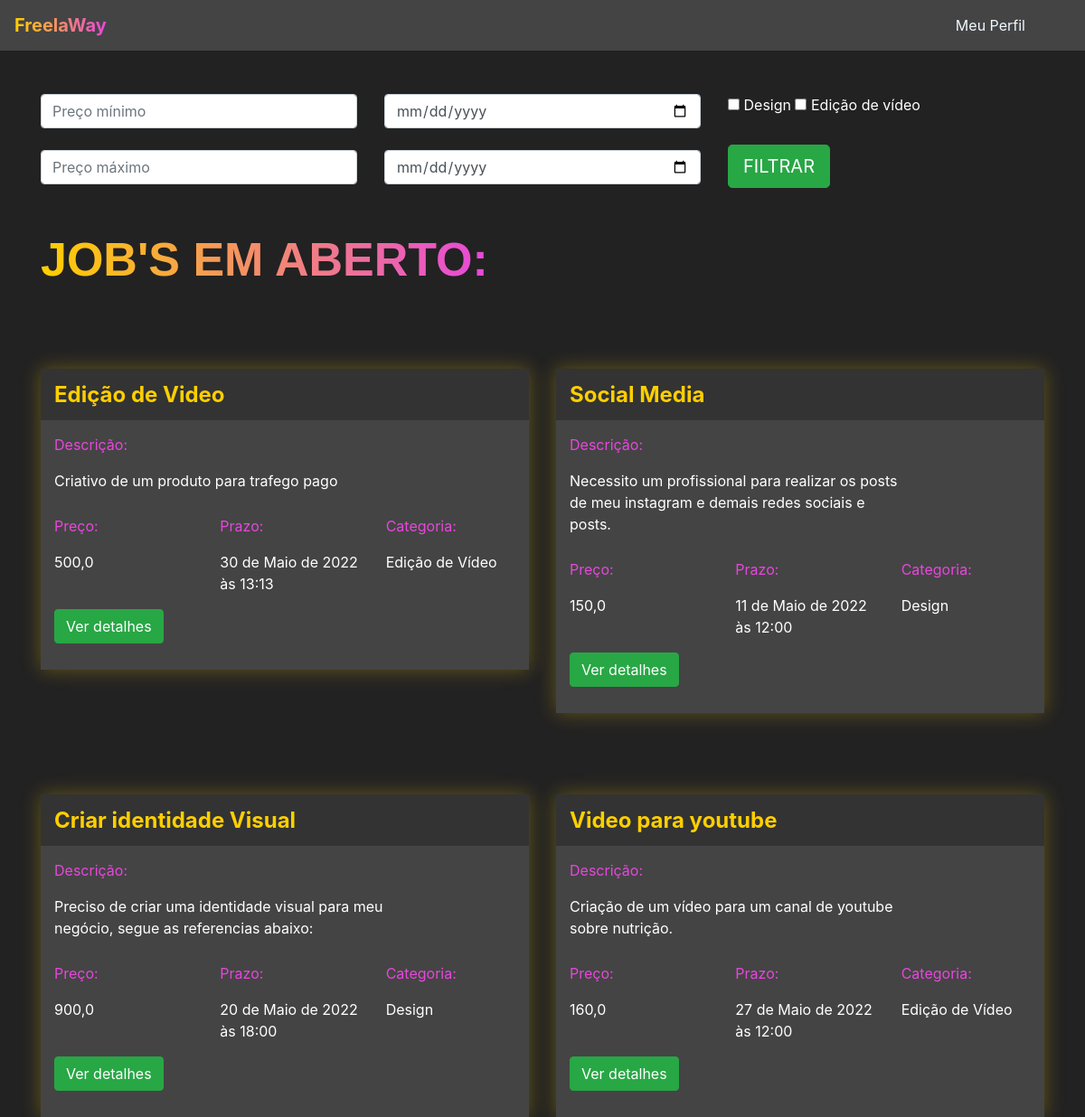
/jobs/encontrar_jobs/ (signed in), run on the app's committed database.
### jobs/models.py (models this page shows, shortened)
class Jobs(models.Model):
    categoria_choices = (('D', 'Design'),
                         ('EV', 'Edição de Vídeo'))
    status_choices = (('C', 'Em criação'),
                      ('AA', 'Aguardando aprovação'),
                      ('F', 'Finalizado'))
    titulo = models.CharField(max_length=200)
    descricao = models.TextField()
    categoria = models.CharField(max_length=2, choices=categoria_choices, default="D")
    prazo_entrega = models.DateTimeField()
    preco = models.FloatField()
    referencias = models.ManyToManyField(Referencias)
    profissional = models.ForeignKey(User, on_delete=models.DO_NOTHING, null=True, blank=True)
    reservado = models.BooleanField(default=False)
    status = models.CharField(max_length=2, choices= status_choices, default='C')
    arquivo_final = models.FileField(null=True, blank=True)

### jobs/views.py (the view)
# urls.py: path('encontrar_jobs/', views.encontrar_jobs, name="encontrar_jobs"),
@login_required(login_url='/auth/login')
def encontrar_jobs(request):
    if request.method =="GET":
        preco_minimo = request.GET.get('preco_minimo')
        preco_maximo = request.GET.get('preco_maximo')
        prazo_minimo = request.GET.get('prazo_minimo')
        prazo_maximo = request.GET.get('prazo_maximo')
        categoria = request.GET.getlist('categoria')
        if preco_minimo or preco_maximo or prazo_minimo or prazo_maximo or categoria:
            if not preco_minimo:
                preco_minimo = 0
            if not preco_maximo:
                preco_maximo = 999999
            if not prazo_minimo:
                prazo_minimo = datetime(year=1900, month=1, day=1)
            if not prazo_maximo:
                prazo_maximo = datetime(year=3000,month=1,day=1)
            if not categoria:
                categoria = ['D','EV']
            if categoria == 'D':
                categoria = ['D',]
            elif categoria == 'EV':
                categoria = ['EV',]
            elif categoria == 'D' +'EV' or 'EV' + 'D':
                categoria == ['D','EV']
            jobs = Jobs.objects.filter(preco__gte=preco_minimo)\
                .filter(preco__lte=preco_maximo)\
                .filter(prazo_entrega__gte=prazo_minimo)\
                .filter(prazo_entrega__lte=prazo_maximo)\
                .filter(categoria__in=categoria)\
				.filter(reservado=False)
        else:
            jobs = Jobs.objects.filter(reservado = False)
        return render(request,'encontrar_jobs.html', {'jobs':jobs})

### jobs/models.py (called while the page is built)
    def __str__(self) -> str:
        return self.arquivo.url

### jobs/templates/encontrar_jobs.html (shortened to what this page needs)
{% extends 'base.html' %}
{% load static %}
{% block 'head' %}
<link rel="stylesheet" href="{% static 'jobs/css/encontrar_jobs.css' %}">
{% endblock %}
{% block 'body' %}
    <div class="container">
    <br>
    <br>
        <div class="row">
            <div class="col-sm">
            <form action="{% url 'jobs:encontrar_jobs' %}" method="GET">{% csrf_token %}
                <input type="text" class="form-control" placeholder="Preço mínimo" name="preco_minimo">
                <br>
                <input type="text" class="form-control" placeholder="Preço máximo" name="preco_maximo">
            </div>
            <div class="col-sm">
                <input type="date" class="form-control" name="prazo_minimo">
                <br>
                <input type="date" class="form-control" name="prazo_maximo">
            </div>
            <div class="col-sm">
                <input type="checkbox" class="-" name="categoria" value="D">
                <label for>Design</label>
                <input type="checkbox" class="-" name="categoria" value = "EV">
                <label for>Edição de vídeo</label>
                <br>
                <br>
                <input type="submit" class="btn btn-success btn-lg" value="FILTRAR">
            </div>
        </div>
        <br>
        <br>
        <h2 class="titulo">JOB'S EM ABERTO:</h2>
        <div class="row justify-content-around">
            {% for job in jobs %}
            <div class="col-6 row-card">
                <div class="card-job">
                    <div class="header-job">
                       <h4 class="titulo-job">{{job.titulo}}</h4>
                    </div>
                    <div class="body-job">
                        <p class="titulo-body">Descrição:</p>
                        <div style="width: 70%">
                            <p>{{job.descricao}}<p>
                        </div>
                        <div class="row">
                            <div class="col-4">
                                <p class="titulo-body">Preço:</p>
                                <p>{{job.preco}}</p>
                            </div>
                            <div class="col-4">
                                <p class="titulo-body">Prazo:</p>
                                <p>{{job.prazo_entrega}}</p>
                            </div>
                            <div class="col-4">
                                <p class="titulo-body">Categoria:</p>
                                <p>{% if job.categoria == 'D' %}Design
                                    {% else %}
                                    Edição de Vídeo
                                    {% endif %}
                                </p>
                            </div>
                        </div>
                        <button class="btn btn-success" data-toggle="modal" data-target="#modal-{{job.id}}">Ver detalhes</button>
                        <br>
                        <br>
                    </div>
                </div>
            </div>
            {% endfor %}
        </div>
    </div>
{% endblock %}

### templates/base.html (shortened to what this page needs)
<!doctype html>
<html lang="en">
  <head>
    {% block 'head' %}
    {% endblock %}
    <link rel="stylesheet" href="https://cdn.jsdelivr.net/npm/bootstrap@4.6.1/dist/css/bootstrap.min.css">
  </head>
  <body class="fundo">
    {% if user.is_authenticated %}
          <nav style="background-color: #444;" class="navbar navbar-expand-lg navbar-dark">
            <a class="navbar-brand" href="{% url 'jobs:encontrar_jobs' %}"><span class="font-degrade-nav">FreelaWay</span></a>
            <div class="collapse navbar-collapse" id="navbarNav">
              <ul class="navbar-nav ml-auto">
                <li class="nav-item-active">
                  <a class="nav-link-0" href="{% url 'jobs:perfil' %}">Meu Perfil</a>
                </li>
              </ul>
            </div>
          </nav>
    {% endif %}
    {% block 'body' %}{% endblock %}
  </body>
</html>

### templates/static/jobs/css/encontrar_jobs.css (style rules this page uses)
.fundo { background-color: #222; color: white; }
.card-job { background-color: #444; box-shadow: 0 0px 20px 0 rgba( 255, 207, 0, 0.3 ); padding: 0; margin-top: 50px; }
.header-job { background-color: #333; width: 100% !important; padding: 5px; padding-left: 15px; }
.row-card { margin-top: 40px; }
.titulo-job { color: #FFCF00; font-weight: bold; margin-top: 10px; }
.body-job { padding: 5px; padding-left: 15px; }
.titulo-body { color: #E747DC; margin-top: 10px; }
.titulo { font-family: Arial, Helvetica, sans-serif; font-weight: bold; font-size: 52px; display: inline; background-image: linear-gradient(90deg, rgba(255,207,0,1) 0%, rgba(231,71,220,1) 100%); background-clip: text; -webkit-background-clip: text; color: transparent; padding-bottom: 10px; }

### templates/base.html (style rules this page uses)
.font-degrade-nav { background-image: linear-gradient(90deg, rgba(255,207,0,1) 0%, rgba(231,71,220,1) 100%); background-clip: text; -webkit-background-clip: text; color: transparent; padding-bottom: 10px; font-size: 20px; font-weight: bold; }
.ml-auto { list-style-type: none; padding-right: 50px; }
.nav-link-0 { color: aliceblue; }

### data on the page
Jobs: titulo "Edição de Video", descricao "Criativo de um produto para trafego pago", preco "500,0", prazo_entrega "30 de Maio de 2022 às 13:13", categoria "Edição de Vídeo"
Jobs: titulo "Social Media", descricao "Necessito um profissional para realizar os posts de meu instagram e demais redes sociais e posts.", preco "150,0", prazo_entrega "11 de Maio de 2022 às 12:00", categoria "Design"
Jobs: titulo "Criar identidade Visual", descricao "Preciso de criar uma identidade visual para meu negócio, segue as referencias abaixo:", preco "900,0", prazo_entrega "20 de Maio de 2022 às 18:00", categoria "Design"
Jobs: titulo "Video para youtube", descricao "Criação de um vídeo para um canal de youtube sobre nutrição.", preco "160,0", prazo_entrega "27 de Maio de 2022 às 12:00", categoria "Edição de Vídeo"
